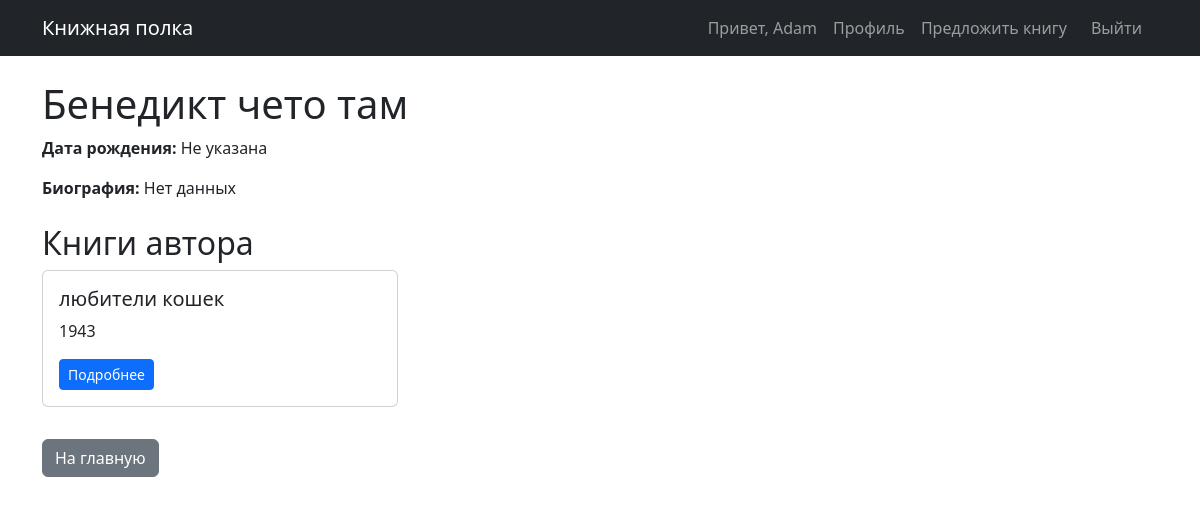
The page /author/10/ (signed in) on the database its author committed.
### users/models.py (models this page shows, shortened)
class CustomUser(AbstractUser):
    bio = models.TextField(blank=True)
    avatar = models.ImageField(upload_to='avatars/', blank=True, null=True)

### books/models.py (models this page shows, shortened)
class Author(models.Model):
    name = models.CharField(max_length=100)
    bio = models.TextField(blank=True)
    birth_date = models.DateField(null=True, blank=True)

class Book(models.Model):
    title = models.CharField(max_length=200)
    author = models.ForeignKey(Author, on_delete=models.CASCADE, related_name='books')
    genres = models.ManyToManyField(Genre, related_name='books')
    description = models.TextField()
    publication_year = models.IntegerField(null=True, blank=True)
    cover = models.ImageField(upload_to='covers/', blank=True, null=True)
    added_at = models.DateTimeField(auto_now_add=True)
    read_link = models.URLField(max_length=500, blank=True, null=True)  # если добавили ранее

### books/views.py (the view)
# urls.py: path('author/<int:pk>/', views.AuthorDetailView.as_view(), name='author_detail'),
class AuthorDetailView(DetailView):
    model = Author
    template_name = 'books/author_detail.html'
    context_object_name = 'author'

### templates/books/author_detail.html (shortened to what this page needs)
{% extends 'base.html' %}
{% block content %}
<h1>{{ author.name }}</h1>
<p><strong>Дата рождения:</strong> {{ author.birth_date|default:"Не указана" }}</p>
<p><strong>Биография:</strong> {{ author.bio|default:"Нет данных" }}</p>
<h2 class="mt-4">Книги автора</h2>
<div class="row">
    {% for book in author.books.all %}
        <div class="col-md-4 mb-3">
            <div class="card">
                <div class="card-body">
                    <h5 class="card-title">{{ book.title }}</h5>
                    <p class="card-text">{{ book.publication_year|default:"год не указан" }}</p>
                    <a href="{% url 'book_detail' book.id %}" class="btn btn-sm btn-primary">Подробнее</a>
                </div>
            </div>
        </div>
    {% empty %}
        <p>У этого автора пока нет книг.</p>
    {% endfor %}
</div>
<a href="{% url 'book_list' %}" class="btn btn-secondary mt-3">На главную</a>
{% endblock %}

### templates/base.html (shortened to what this page needs)
<!DOCTYPE html>
<html lang="ru">
<head>
    <link href="https://cdn.jsdelivr.net/npm/bootstrap@5.3.0-alpha1/dist/css/bootstrap.min.css" rel="stylesheet">
</head>
<body>
        <nav class="navbar navbar-expand-lg navbar-dark bg-dark">
        <div class="container">
            <a class="navbar-brand" href="{% url 'book_list' %}">Книжная полка</a>
            <div class="collapse navbar-collapse">
                <ul class="navbar-nav ms-auto">
                  {% if user.is_authenticated %}
    <li class="nav-item">
        <span class="nav-link">Привет, {{ user.username }}</span>
    </li>
    <li class="nav-item">
        <a class="nav-link" href="{% url 'profile' %}">Профиль</a>
    </li>
    <li class="nav-item">
        <a class="nav-link" href="{% url 'propose_book' %}">Предложить книгу</a>
    </li>
    <li class="nav-item">
    <form method="post" action="{% url 'logout' %}" class="d-inline">
        <button type="submit" class="nav-link btn btn-link" style="display: inline-block; background: none; border: none; padding: 0.5rem 1rem; margin: 0; color: rgba(255,255,255,0.55); text-decoration: none;">
            Выйти
        </button>
    </form>
</li>
                    {% endif %}
                </ul>
            </div>
        </div>
    </nav>
    <main class="container my-4">
        {% block content %}
        {% endblock %}
    </main>
</body>
</html>

### rows shown on the page
CustomUser: username "Adam"
Author: name "Бенедикт чето там", birth_date "Не указана", bio "Нет данных"
Book: title "любители кошек", publication_year "1943"
